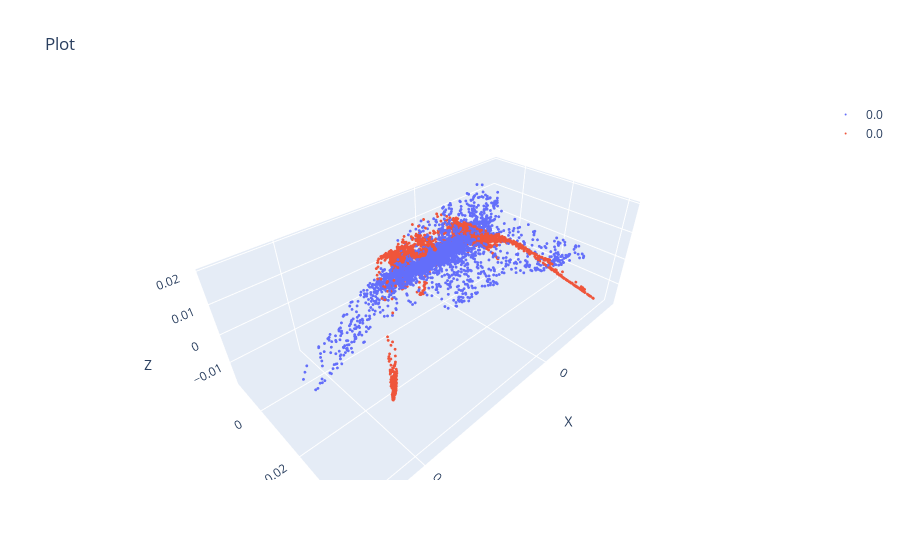

Notebook source saved alongside this figure:
### Code cell
fig = scatter(emb_phate_all2)
fig = scatter(emb_phate, fig=fig)
fig.show()

### Figure 1 — Plotly figure (JSON) as saved in the notebook; plotly's stock layout.template omitted (floating-point values rounded to 4 significant figures; data arrays with more than 128 entries replaced by an {"elided": "..."} marker saying what was removed)
{"data": [{"marker": {"color": 0, "colorscale": [[0, "#440154"], [0.1111, "#482878"], [0.2222, "#3e4989"], [0.3333, "#31688e"], [0.4444, "#26828e"], [0.5556, "#1f9e89"], [0.6667, "#35b779"], [0.7778, "#6ece58"], [0.8889, "#b5de2b"], [1, "#fde725"]], "opacity": 1, "size": 1}, "mode": "markers", "name": "0.0", "type": "scatter3d", "x": {"elided": "3000 float values"}, "y": {"elided": "3000 float values"}, "z": {"elided": "3000 float values"}}, {"marker": {"color": 0, "opacity": 1, "size": 1}, "mode": "markers", "name": "0.0", "type": "scatter3d", "x": {"elided": "3000 float values"}, "y": {"elided": "3000 float values"}, "z": {"elided": "3000 float values"}}], "layout": {"scene": {"xaxis": {"title": {"text": "X"}}, "yaxis": {"title": {"text": "Y"}}, "zaxis": {"title": {"text": "Z"}}}, "showlegend": true, "title": {"text": "Plot"}}}
